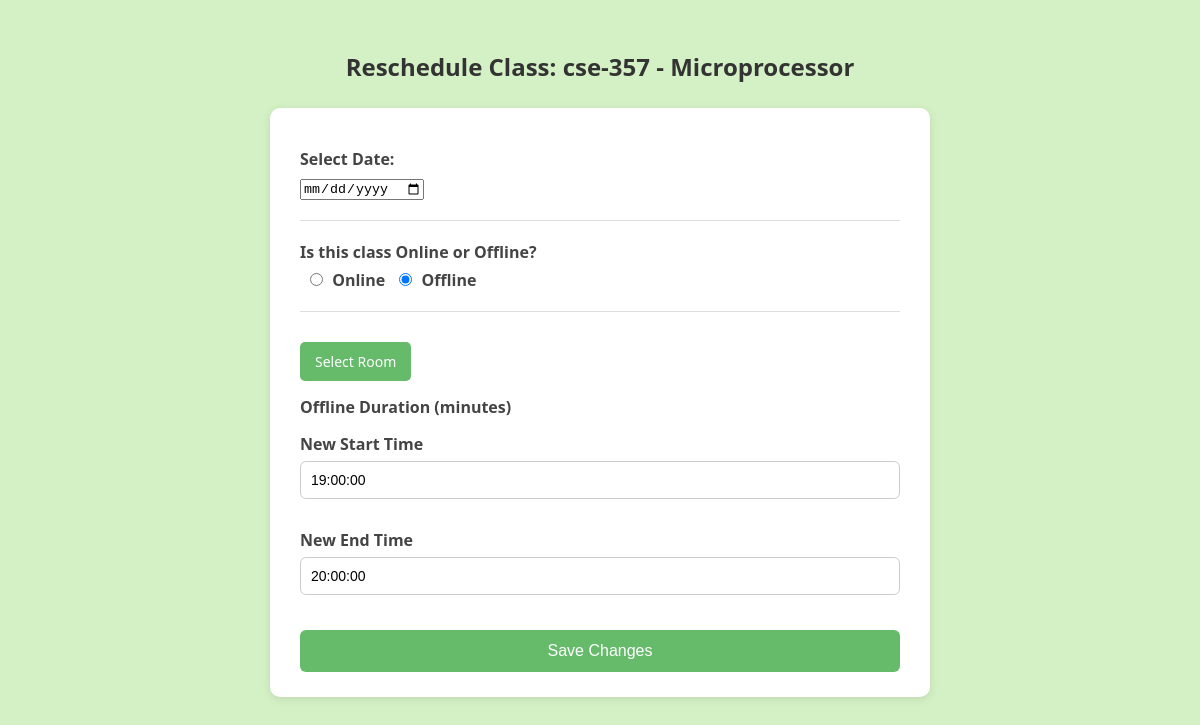
The app's page /teachers/reschedule/2/ with its own data.
### teachers/models.py (models this page shows, shortened)
class ClassSchedule(models.Model):
    teacher = models.ForeignKey(Teacher, on_delete=models.CASCADE)
    subject = models.CharField(max_length=100)
    date = models.DateField()
    start_time = models.TimeField()
    end_time = models.TimeField()

class Reschedule(models.Model):
    class_schedule = models.ForeignKey(ClassSchedule, on_delete=models.CASCADE)
    reschedule_date = models.DateField()  # replaced selected_day
    is_online = models.BooleanField(default=False)
    online_duration = models.IntegerField(null=True, blank=True)
    room = models.CharField(max_length=100, null=True, blank=True)
    new_start_time = models.TimeField(null=True, blank=True)
    new_end_time = models.TimeField(null=True, blank=True)

### teachers/views.py (the view)
# urls.py: path('reschedule/<int:schedule_id>/', views.reschedule_class, name='reschedule_class'),  # Reschedule a class
def reschedule_class(request, schedule_id):
    class_schedule = get_object_or_404(ClassSchedule, id=schedule_id)
    existing_reschedule = Reschedule.objects.filter(class_schedule=class_schedule).first()
    if request.method == 'POST':
        form = RescheduleForm(request.POST, instance=existing_reschedule)
        if form.is_valid():
            rescheduled = form.save(commit=False)
            rescheduled.class_schedule = class_schedule
            rescheduled.save()
            try:
                routine = Routine.objects.get(
                    teacher=class_schedule.teacher,
                    course__title=class_schedule.subject,
                )
                routine.status = 'rescheduled'
                routine.is_cancelled = False
                routine.slot.start_time = rescheduled.new_start_time
                routine.slot.end_time = rescheduled.new_end_time
                routine.save()
                Notification.objects.create(
                    title="Class Rescheduled",
                    message=f"{routine.course.title} class has been rescheduled to {rescheduled.new_start_time}-{rescheduled.new_end_time}.",
                )
            except Routine.DoesNotExist:
                pass
            messages.success(request, "Class rescheduled successfully.")
            return redirect('teacher_list')
        else:
            messages.error(request, "Failed to reschedule class. Please check the form.")
    else:
        form = RescheduleForm(instance=existing_reschedule)
    return render(request, 'teachers/reschedule_class.html', {'form': form, 'class_schedule': class_schedule})

### teachers/forms.py (shortened to what this page needs)
class RescheduleForm(forms.ModelForm):
    class Meta:
        model = Reschedule
        fields = ['new_start_time', 'new_end_time']  # Removed 'reason' from the fields

### templates/teachers/reschedule_class.html (shortened to what this page needs)
<!DOCTYPE html>
<html lang="en">
<head>
</head>
<body>
    <h2>Reschedule Class: {{ class_schedule.subject }}</h2>
    <form method="POST">
        <label for="selected_date">Select Date:</label>
        <input type="date" id="selected_date" name="selected_date" value="{{ form.selected_date.value }}" required>
        <hr>
        <label>Is this class Online or Offline?</label>
        <input type="radio" id="online" name="is_online" value="True" {% if form.initial.is_online %}checked{% endif %}>
        <label for="online" style="display: inline;">Online</label>
        <input type="radio" id="offline" name="is_online" value="False" {% if not form.initial.is_online %}checked{% endif %}>
        <label for="offline" style="display: inline;">Offline</label>
        <hr>
        <div id="offline-fields" style="display: {% if not form.initial.is_online %}block{% else %}none{% endif %};">
            <a href="http://127.0.0.1:8000/routine/available-slots/" class="select-room-btn">Select Room</a>
            <label for="offline_duration">Offline Duration (minutes)</label>
        </div>
        <label for="new_start_time">New Start Time</label>
        {{ form.new_start_time }}
        <label for="new_end_time">New End Time</label>
        {{ form.new_end_time }}
        <button type="submit">Save Changes</button>
    </form>
</body>
</html>

### templates/teachers/reschedule_class.html (style rules this page uses)
body { font-family: 'Segoe UI', Tahoma, Geneva, Verdana, sans-serif; background-color: #d4f1c5; margin: 0; padding: 30px; }
h2 { text-align: center; color: #333; margin-bottom: 25px; }
form { max-width: 600px; margin: 0 auto; background-color: #ffffff; padding: 25px 30px; border-radius: 10px; box-shadow: 0 2px 8px rgba(0, 0, 0, 0.1); }
label { display: block; margin-top: 15px; margin-bottom: 6px; font-weight: bold; color: #444; }
input[type="radio"] { margin-right: 5px; margin-left: 10px; }
input[type="text"], input[type="number"], input[type="datetime-local"], select, textarea { width: 100%; padding: 10px; border: 1px solid #ccc; border-radius: 6px; box-sizing: border-box; margin-bottom: 15px; font-size: 14px; }
button { display: block; width: 100%; background-color: #66bb6a; color: white; padding: 12px; border: none; border-radius: 6px; font-size: 16px; cursor: pointer; margin-top: 20px; }
hr { margin: 20px 0; border: none; border-top: 1px solid #ddd; }
#online-fields, #offline-fields { margin-top: 10px; }
.select-room-btn { display: inline-block; background-color: #66bb6a; color: white; padding: 10px 15px; border-radius: 5px; font-size: 14px; text-decoration: none; margin-top: 10px; cursor: pointer; }

### records on screen
ClassSchedule: subject "cse-357 - Microprocessor"
Reschedule: new_start_time "19:00:00", new_end_time "20:00:00"
